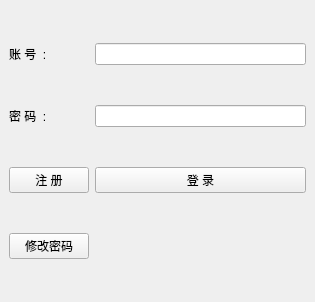
<?xml version="1.0" encoding="UTF-8"?>
<ui version="4.0">
 <class>MainWindow</class>
 <widget class="QMainWindow" name="MainWindow">
  <property name="geometry">
   <rect>
    <x>0</x>
    <y>0</y>
    <width>315</width>
    <height>302</height>
   </rect>
  </property>
  <property name="windowTitle">
   <string>MainWindow</string>
  </property>
  <widget class="QWidget" name="centralwidget">
   <layout class="QGridLayout" name="gridLayout">
    <item row="1" column="0">
     <widget class="QLabel" name="label">
      <property name="text">
       <string>密 码  :</string>
      </property>
     </widget>
    </item>
    <item row="1" column="1">
     <widget class="QLineEdit" name="EDIT_PASSWORD"/>
    </item>
    <item row="0" column="0">
     <widget class="QLabel" name="label_2">
      <property name="text">
       <string>账 号  :</string>
      </property>
     </widget>
    </item>
    <item row="0" column="1">
     <widget class="QLineEdit" name="EDIT_USERNAME"/>
    </item>
    <item row="2" column="1">
     <widget class="QPushButton" name="BTN_LOGIN">
      <property name="text">
       <string>登 录</string>
      </property>
     </widget>
    </item>
    <item row="2" column="0">
     <widget class="QPushButton" name="BTN_REG">
      <property name="text">
       <string>注 册</string>
      </property>
     </widget>
    </item>
    <item row="3" column="0">
     <widget class="QPushButton" name="BTN_CHAEATPASS">
      <property name="text">
       <string>修改密码</string>
      </property>
     </widget>
    </item>
   </layout>
  </widget>
 </widget>
 <resources/>
 <connections/>
</ui>
